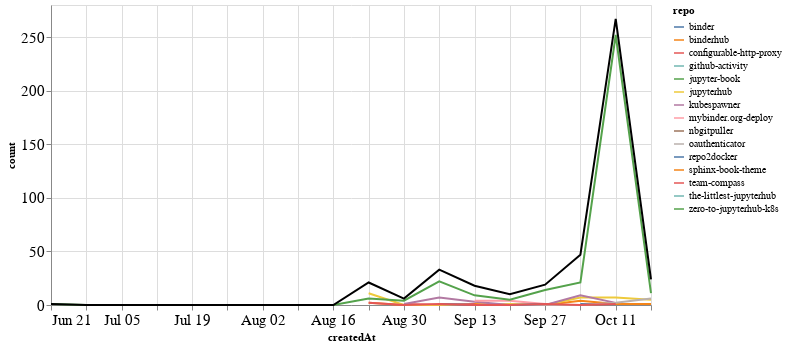

Write notebook code for a chart like this one.
### Markdown cell above
## Comments

### Code cell
comments_time = comments.groupby('repo').resample('W', on='createdAt').count()['author'].reset_index()
comments_time = comments_time.rename(columns={'author': 'count'})
comments_time_total = comments_time.groupby('createdAt').agg({"count": "sum"}).reset_index()
ch1 = alt.Chart(comments_time, width=600).mark_line().encode(
    x='createdAt',
    y='count',
    color='repo',
    tooltip="repo"
)

ch2 = alt.Chart(comments_time_total, width=600).mark_line(color="black").encode(
    x='createdAt',
    y='count',
)

ch1 + ch2

### Figure 1 — Vega-Lite specification as saved in the notebook (floating-point values rounded to 4 significant figures)
{"config": {"axisLeft": {"labelFontSize": 15}, "axisBottom": {"labelFontSize": 15}}, "layer": [{"data": {"name": "data-3ac80cb0c5456b065d91ef9dc7e36024"}, "mark": "line", "encoding": {"color": {"type": "nominal", "field": "repo"}, "tooltip": {"type": "nominal", "field": "repo"}, "x": {"type": "temporal", "field": "createdAt"}, "y": {"type": "quantitative", "field": "count"}}, "width": 600}, {"data": {"name": "data-de2f23c5a971b45b5ae00b906929655b"}, "mark": {"type": "line", "color": "black"}, "encoding": {"x": {"type": "temporal", "field": "createdAt"}, "y": {"type": "quantitative", "field": "count"}}, "width": 600}], "$schema": "https://vega.github.io/schema/vega-lite/v4.8.1.json", "datasets": {"data-3ac80cb0c5456b065d91ef9dc7e36024": [{"repo": "binder", "createdAt": "2020-10-04T00:00:00", "count": 1}, {"repo": "binder", "createdAt": "2020-10-11T00:00:00", "count": 1}, {"repo": "binder", "createdAt": "2020-10-18T00:00:00", "count": 1}, {"repo": "binderhub", "createdAt": "2020-08-23T00:00:00", "count": 2}, {"repo": "binderhub", "createdAt": "2020-08-30T00:00:00", "count": 0}, {"repo": "binderhub", "createdAt": "2020-09-06T00:00:00", "count": 0}, {"repo": "binderhub", "createdAt": "2020-09-13T00:00:00", "count": 1}, {"repo": "binderhub", "createdAt": "2020-09-20T00:00:00", "count": 0}, {"repo": "binderhub", "createdAt": "2020-09-27T00:00:00", "count": 0}, {"repo": "binderhub", "createdAt": "2020-10-04T00:00:00", "count": 4}, {"repo": "binderhub", "createdAt": "2020-10-11T00:00:00", "count": 1}, {"repo": "binderhub", "createdAt": "2020-10-18T00:00:00", "count": 1}, {"repo": "configurable-http-proxy", "createdAt": "2020-08-30T00:00:00", "count": 1}, {"repo": "configurable-http-proxy", "createdAt": "2020-09-06T00:00:00", "count": 0}, {"repo": "configurable-http-proxy", "createdAt": "2020-09-13T00:00:00", "count": 1}, {"repo": "github-activity", "createdAt": "2020-10-11T00:00:00", "count": 1}, {"repo": "jupyter-book", "createdAt": "2020-10-04T00:00:00", "count": 2}, {"repo": "jupyterhub", "createdAt": "2020-08-23T00:00:00", "count": 11}, {"repo": "jupyterhub", "createdAt": "2020-08-30T00:00:00", "count": 0}, {"repo": "jupyterhub", "createdAt": "2020-09-06T00:00:00", "count": 0}, {"repo": "jupyterhub", "createdAt": "2020-09-13T00:00:00", "count": 0}, {"repo": "jupyterhub", "createdAt": "2020-09-20T00:00:00", "count": 1}, {"repo": "jupyterhub", "createdAt": "2020-09-27T00:00:00", "count": 0}, {"repo": "jupyterhub", "createdAt": "2020-10-04T00:00:00", "count": 7}, {"repo": "jupyterhub", "createdAt": "2020-10-11T00:00:00", "count": 7}, {"repo": "jupyterhub", "createdAt": "2020-10-18T00:00:00", "count": 5}, {"repo": "kubespawner", "createdAt": "2020-08-30T00:00:00", "count": 1}, {"repo": "kubespawner", "createdAt": "2020-09-06T00:00:00", "count": 7}, {"repo": "kubespawner", "createdAt": "2020-09-13T00:00:00", "count": 3}, {"repo": "kubespawner", "createdAt": "2020-09-20T00:00:00", "count": 0}, {"repo": "kubespawner", "createdAt": "2020-09-27T00:00:00", "count": 0}, {"repo": "kubespawner", "createdAt": "2020-10-04T00:00:00", "count": 9}, {"repo": "kubespawner", "createdAt": "2020-10-11T00:00:00", "count": 2}, {"repo": "mybinder.org-deploy", "createdAt": "2020-09-13T00:00:00", "count": 4}, {"repo": "mybinder.org-deploy", "createdAt": "2020-09-20T00:00:00", "count": 4}, {"repo": "mybinder.org-deploy", "createdAt": "2020-09-27T00:00:00", "count": 1}, {"repo": "nbgitpuller", "createdAt": "2020-10-04T00:00:00", "count": 3}, {"repo": "oauthenticator", "createdAt": "2020-09-06T00:00:00", "count": 1}, {"repo": "oauthenticator", "createdAt": "2020-09-13T00:00:00", "count": 0}, {"repo": "oauthenticator", "createdAt": "2020-09-20T00:00:00", "count": 0}, {"repo": "oauthenticator", "createdAt": "2020-09-27T00:00:00", "count": 0}, {"repo": "oauthenticator", "createdAt": "2020-10-04T00:00:00", "count": 0}, {"repo": "oauthenticator", "createdAt": "2020-10-11T00:00:00", "count": 2}, {"repo": "oauthenticator", "createdAt": "2020-10-18T00:00:00", "count": 6}, {"repo": "repo2docker", "createdAt": "2020-09-06T00:00:00", "count": 1}, {"repo": "repo2docker", "createdAt": "2020-09-13T00:00:00", "count": 0}, {"repo": "repo2docker", "createdAt": "2020-09-20T00:00:00", "count": 0}, {"repo": "repo2docker", "createdAt": "2020-09-27T00:00:00", "count": 1}, {"repo": "sphinx-book-theme", "createdAt": "2020-09-27T00:00:00", "count": 2}, {"repo": "team-compass", "createdAt": "2020-08-23T00:00:00", "count": 2}, {"repo": "team-compass", "createdAt": "2020-08-30T00:00:00", "count": 0}, {"repo": "team-compass", "createdAt": "2020-09-06T00:00:00", "count": 1}, {"repo": "team-compass", "createdAt": "2020-09-13T00:00:00", "count": 0}, {"repo": "team-compass", "createdAt": "2020-09-20T00:00:00", "count": 0}, {"repo": "team-compass", "createdAt": "2020-09-27T00:00:00", "count": 1}, {"repo": "team-compass", "createdAt": "2020-10-04T00:00:00", "count": 0}, {"repo": "team-compass", "createdAt": "2020-10-11T00:00:00", "count": 1}, {"repo": "the-littlest-jupyterhub", "createdAt": "2020-09-06T00:00:00", "count": 1}, {"repo": "zero-to-jupyterhub-k8s", "createdAt": "2020-06-21T00:00:00", "count": 1}, {"repo": "zero-to-jupyterhub-k8s", "createdAt": "2020-06-28T00:00:00", "count": 0}, {"repo": "zero-to-jupyterhub-k8s", "createdAt": "2020-07-05T00:00:00", "count": 0}, {"repo": "zero-to-jupyterhub-k8s", "createdAt": "2020-07-12T00:00:00", "count": 0}, {"repo": "zero-to-jupyterhub-k8s", "createdAt": "2020-07-19T00:00:00", "count": 0}, {"repo": "zero-to-jupyterhub-k8s", "createdAt": "2020-07-26T00:00:00", "count": 0}, {"repo": "zero-to-jupyterhub-k8s", "createdAt": "2020-08-02T00:00:00", "count": 0}, {"repo": "zero-to-jupyterhub-k8s", "createdAt": "2020-08-09T00:00:00", "count": 0}, {"repo": "zero-to-jupyterhub-k8s", "createdAt": "2020-08-16T00:00:00", "count": 0}, {"repo": "zero-to-jupyterhub-k8s", "createdAt": "2020-08-23T00:00:00", "count": 6}, {"repo": "zero-to-jupyterhub-k8s", "createdAt": "2020-08-30T00:00:00", "count": 4}, {"repo": "zero-to-jupyterhub-k8s", "createdAt": "2020-09-06T00:00:00", "count": 22}, {"repo": "zero-to-jupyterhub-k8s", "createdAt": "2020-09-13T00:00:00", "count": 9}, {"repo": "zero-to-jupyterhub-k8s", "createdAt": "2020-09-20T00:00:00", "count": 5}, {"repo": "zero-to-jupyterhub-k8s", "createdAt": "2020-09-27T00:00:00", "count": 14}, {"repo": "zero-to-jupyterhub-k8s", "createdAt": "2020-10-04T00:00:00", "count": 21}, {"repo": "zero-to-jupyterhub-k8s", "createdAt": "2020-10-11T00:00:00", "count": 252}, {"repo": "zero-to-jupyterhub-k8s", "createdAt": "2020-10-18T00:00:00", "count": 11}], "data-de2f23c5a971b45b5ae00b906929655b": [{"createdAt": "2020-06-21T00:00:00", "count": 1}, {"createdAt": "2020-06-28T00:00:00", "count": 0}, {"createdAt": "2020-07-05T00:00:00", "count": 0}, {"createdAt": "2020-07-12T00:00:00", "count": 0}, {"createdAt": "2020-07-19T00:00:00", "count": 0}, {"createdAt": "2020-07-26T00:00:00", "count": 0}, {"createdAt": "2020-08-02T00:00:00", "count": 0}, {"createdAt": "2020-08-09T00:00:00", "count": 0}, {"createdAt": "2020-08-16T00:00:00", "count": 0}, {"createdAt": "2020-08-23T00:00:00", "count": 21}, {"createdAt": "2020-08-30T00:00:00", "count": 6}, {"createdAt": "2020-09-06T00:00:00", "count": 33}, {"createdAt": "2020-09-13T00:00:00", "count": 18}, {"createdAt": "2020-09-20T00:00:00", "count": 10}, {"createdAt": "2020-09-27T00:00:00", "count": 19}, {"createdAt": "2020-10-04T00:00:00", "count": 47}, {"createdAt": "2020-10-11T00:00:00", "count": 267}, {"createdAt": "2020-10-18T00:00:00", "count": 24}]}}
